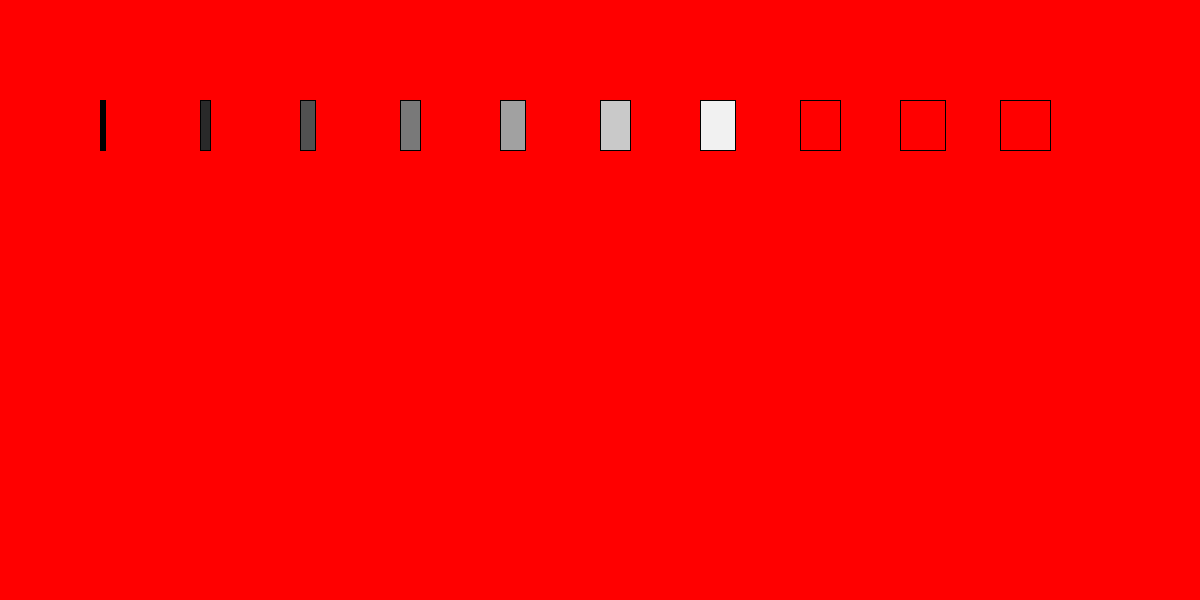
Frame 1 (no input)
Frame 60 (the mouse pressed at the canvas centre just before this capture): identical to frame 1, image omitted
Frame 120 (the mouse held since frame 60 and released just before this capture): identical to frame 1, image omitted

The Processing sketch that drew this single still picture (run headless with seeded random() and noise(); from frame 60 on, the mouse is pressed at the canvas centre):

// Processing sketch: sketchControl
// ── sketchControl.pde
/*
int x=0, y=0;
int vx=5,vy=5;

void setup(){
  size(700,400);
  //fill(255,255,0);
}

void draw(){
  background(0,100,255);
  ellipse(x,y,50,50);
  if(x>width){
    vx=-vx;
  }
  if(y>height){
    vy=-vy;
  }
  x=x+vx;
  y=y+vy;
}
*/

color countColor = 1;
void setup(){
  size(1200,600);
  background(255,0,0);
}

void draw(){
  for(int i=1; i<=10;i++){
    fill(countColor);
    countColor=countColor+40;
    rect(i*100,100,i*5,50);
  }
}
/*
float x,x2;
void setup(){
  size(800,600);
  x=0;
  x2=10;
}

void draw(){
  while(x<width){
    if(x%2==0){
      rect(x,100,50,50);
    }else{
      ellipse(x+25,125,50,50);
    }
    x+=65;
  }
  for(int i = 0; i<=5;i++){
    fill(255,0,0);
    rect(x2+i*60,200,50,50);
  }
}*/

int x=0, y=0, vx=5, yv=5;
/*
void setup(){
  size(800,600);
  fill(255,255,0);
}

void draw(){
  background(0,100,255);
  ellipse(x,y,50,50);
  if(x>width){
   vx=-vx;
  }
  if(y>height){
    yv=-yv;
  }
  x=x+vx;
  y=y+yv;
}*/
